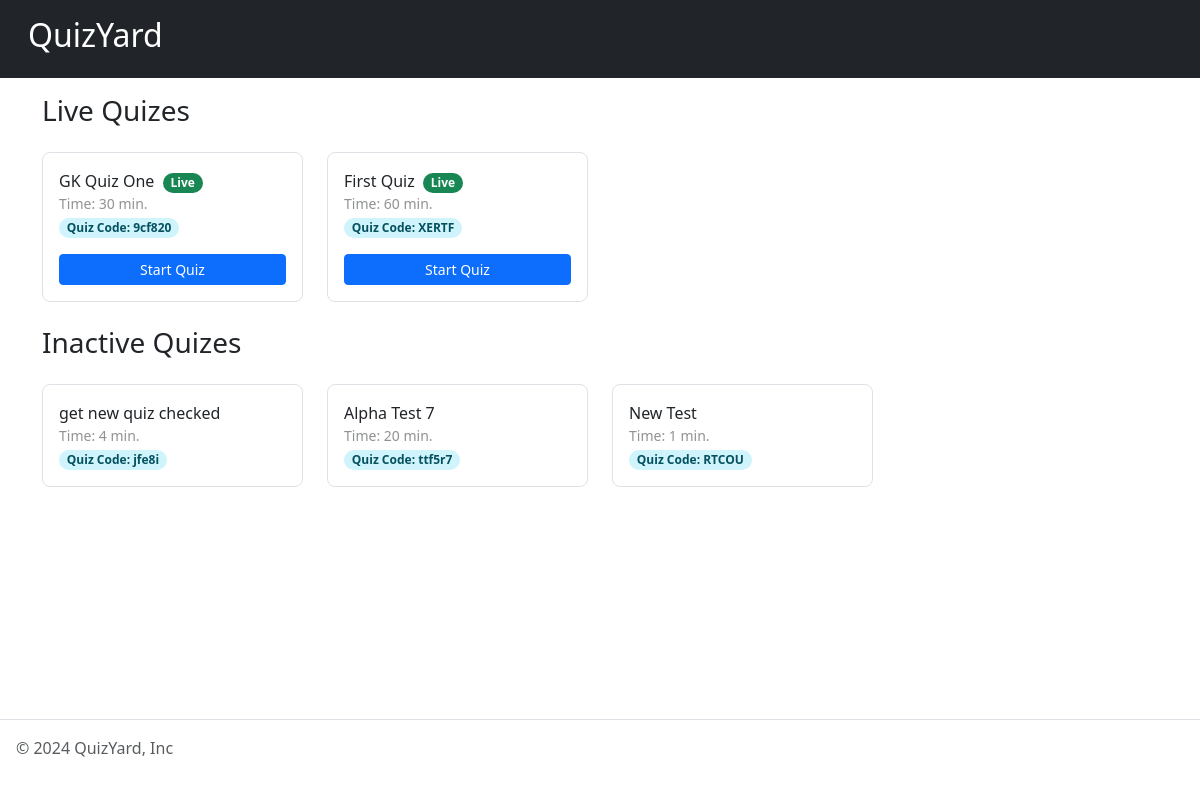
The page / on the database its author committed.
### quiz/models.py (models this page shows, shortened)
class Quiz(models.Model):
    title = models.CharField(max_length=75)
    time = models.PositiveIntegerField(help_text="Quiz time in minutes.")
    code = models.CharField(max_length=15, unique=True)
    is_active = models.BooleanField(default=False)
    class Meta:
        db_table = 'quiz'
        verbose_name = 'Quiz'
        verbose_name_plural = 'Quizzes'
        ordering = ['-id']

### public/views.py (the view)
# urls.py: path('', QuizListView.as_view(), name="home"),
class QuizListView(ListView):
    model = Quiz
    template_name = "public/quiz_list.html"
    context_object_name = "inactive_quizes"
    def get_queryset(self):
        return Quiz.objects.filter(is_active=False)
    def get_context_data(self, **kwargs) -> dict:
        context = super().get_context_data(**kwargs)
        context["live_quizes"] = Quiz.objects.filter(is_active=True)
        return context

### public/templates/public/quiz_list.html (shortened to what this page needs)
{% extends "public/base.html" %}
{% block main_content %}
<div class="container">
    <h3 class="my-3">Live Quizes</h3>
    <div class="list-group list-group-checkable d-grid gap-2 border-0">
        <div class="row">
            {% for item in live_quizes %}
            <div class="col-md-4 col-lg-3 my-2">
                <label class="list-group-item rounded-3 py-3" for="listGroupCheckableRadios1">
                    {{item.title}}&nbsp;
                    <span class="badge text-bg-success rounded-pill">Live</span>
                    <span class="d-block small opacity-50">Time: {{item.time}} min.</span>
                    <span class="badge bg-info-subtle text-info-emphasis rounded-pill">Quiz Code: {{item.code}}</span>
                    <button class="btn btn-sm btn-primary d-block w-100 mt-3" onclick="getName('{{item.code|escapejs}}')">Start Quiz</button>
                </label>
            </div>
            {% empty %}
            <p class="text-muted">No live quiz at the moment.</p>
            {% endfor %}
        </div>
    </div>
    <h3 class="my-3">Inactive Quizes</h3>
    <div class="list-group list-group-checkable d-grid gap-2 border-0">
        <div class="row">
            {% for item in inactive_quizes %}
            <div class="col-md-4 col-lg-3 my-2">
                <label class="list-group-item rounded-3 py-3" for="listGroupCheckableRadios1">
                    {{item.title}}&nbsp;
                    <span class="d-block small opacity-50">Time: {{item.time}} min.</span>
                    <span class="badge bg-info-subtle text-info-emphasis rounded-pill">Quiz Code: {{item.code}}</span>
                </label>
            </div>
            {% empty %}
            <p class="text-muted">No quiz available.</p>
            {% endfor %}
        </div>
    </div>
</div>
{% endblock main_content %}

### public/templates/public/base.html (shortened to what this page needs)
<!doctype html>
<html lang="en">
  <head>
    <link href="https://cdn.jsdelivr.net/npm/bootstrap@5.3.3/dist/css/bootstrap.min.css" rel="stylesheet">
  </head>
  <body>
    <header class="p-3 text-bg-dark">
        <div class="container-fluid">
          <div class="d-flex flex-wrap align-items-center justify-content-center justify-content-lg-start">
            <a href="{% url "public:home" %}" class="d-flex align-items-center mb-2 mb-lg-0 text-white text-decoration-none">
                <h2>QuizYard</h2>
            </a>
          </div>
        </div>
      </header>
      <div class="container-fluid">
        {% block main_content %}{% endblock main_content %}
    </div>
    <footer class="d-flex flex-wrap justify-content-between align-items-center p-3 my-4 border-top mt-auto position-fixed bottom-0" style="left: 0;right: 0;">
        <div class="col-md-4 d-flex align-items-center">
          <span class="mb-3 mb-md-0 text-body-secondary">© 2024 QuizYard, Inc</span>
        </div>
    </footer>
  </body>
</html>

### rows shown on the page
Quiz: title "GK Quiz One", time "30", code "9cf820"
Quiz: title "First Quiz", time "60", code "XERTF"
Quiz: title "get new quiz checked", time "4", code "jfe8i"
Quiz: title "Alpha Test 7", time "20", code "ttf5r7"
Quiz: title "New Test", time "1", code "RTCOU"
